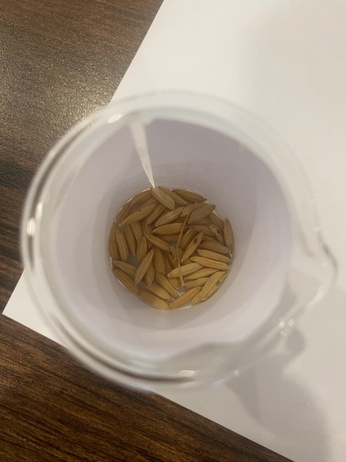
#> input picture CODE/detection_test_images/M0270.jpg, 346 x 462 px, shrunk from 1440 x 1920 before the run, given in place of test1_grain_0010.png, which was not available
$ jupyter execute --allow-errors CLEAN_CROPPED_GRAINS_DEMO.ipynb   (text cells are left out)
#> lines starting #> are read from the running program, lines starting #| are printed output that depends on the picture; after the words box and inside, x2 and y2 are one past the last pixel; in counts of white or black regions, pixels touching at a corner belong together; pictures that were not available may be replaced by others from this repository, and a replacement may not be noted
### CODE/modules/grain_crop_cleaner.py
#!/usr/bin/env python3
# -*- coding: utf-8 -*-
"""
===============================================================================
MODULE: KHỬ NHIỄU, BẺ EO DÍNH & CÔ LẬP HẠT LÚA CHÍNH (GRAIN CROP CLEANER)
===============================================================================
Mục đích:
  - Loại bỏ các mảnh vụn, góc hạt lúa thừa xung quanh hạt lúa chính trong ảnh crop.
  - XỬ LÝ ĐẶC TRỊ TRƯỜNG HỢP HẠT CHÍNH BỊ DÍNH VÀO MẢNH VỤN QUA CẦU PIXEL HẸP (1-5 pixel)
    bằng thuật toán Bẻ cầu nối (Morphological Opening) kết hợp Biến đổi khoảng cách (Distance Transform Watershed).
  - Giữ lại duy nhất 1 đối tượng hạt lúa chủ đạo (nằm ở trung tâm crop và có diện tích lớn nhất).
  - Xuất ra ảnh 4 kênh RGBA với nền trong suốt (Alpha = 0, RGB = [0, 0, 0] cho vùng ngoài).
  - Hỗ trợ xử lý 1 ảnh đơn lẻ hoặc tự động quét đệ quy toàn bộ thư mục dữ liệu OUTPUT_CROPPED_GRAINS.
===============================================================================
"""

from __future__ import annotations

import argparse
import os
import sys
import time
from pathlib import Path
from typing import Any, Dict, List, Optional, Tuple, Union

import cv2
import numpy as np


def imread_unicode(path: Union[str, Path], flags: int = cv2.IMREAD_UNCHANGED) -> Optional[np.ndarray]:
    """
    Đọc file ảnh an toàn trên Windows với đường dẫn Unicode tiếng Việt có dấu.
    """
#> called with flags = -1
    try:
        data = np.fromfile(str(path), dtype=np.uint8)
        if len(data) == 0:
            return None
        return cv2.imdecode(data, flags)
    except Exception:
        return cv2.imread(str(path), flags)
#> returned value is the input picture: shape (462, 346, 3); mean B, G, R 130.1, 145.6, 159.6


# [17 lines left out: function imwrite_unicode, not called in this run]


def sever_bridges_and_isolate_main(
    raw_mask: np.ndarray,
    min_area: int = 20,
    open_ksize: int = 3,
    min_neck_ratio: float = 0.15,
    centrality_weight: float = 2.5,
) -> np.ndarray:
    """
    Thuật toán cắt đứt các cầu nối pixel hẹp (Neck/Bridge Severing) giữa hạt chính và mảnh vụn góc,
    sau đó sử dụng Watershed trên bản đồ khoảng cách (Distance Transform) để mở rộng hạt chính
    về đúng kích thước gốc mà không bị dính lại mảnh vụn.
    """
    h, w = raw_mask.shape[:2]
    if cv2.countNonZero(raw_mask) == 0:
        return raw_mask

    # 1. Biến đổi khoảng cách Euclidean (Distance Transform)
    dist = cv2.distanceTransform(raw_mask, cv2.DIST_L2, 5)
    max_dist = float(dist.max())
    if max_dist <= 1.0:
        return raw_mask

    # 2. Phép toán Mở (Morphological Opening) bẻ gãy các cầu nối hẹp 1-3 pixel
    kernel = cv2.getStructuringElement(cv2.MORPH_ELLIPSE, (open_ksize, open_ksize))
    opened = cv2.morphologyEx(raw_mask, cv2.MORPH_OPEN, kernel)

    # 3. Trích xuất hạt giống lõi (Core Seeds) dựa trên Distance Transform
    # Phần thân hạt lúa dày có giá trị distance cao, phần cầu dính hẹp có distance rất thấp
    _, core_seeds = cv2.threshold(dist, max_dist * min_neck_ratio, 255, cv2.THRESH_BINARY)
    core_seeds = core_seeds.astype(np.uint8)

    # Giao giữa mask đã mở và lõi trung tâm
    refined_seeds = cv2.bitwise_and(opened, core_seeds)

    # 4. Phân tích thành phần liên thông trên các hạt giống đã tách rời
    n_labels, labels, stats, centroids = cv2.connectedComponentsWithStats(refined_seeds, connectivity=8)

    if n_labels <= 1:
        # Fallback thử với opened
        n_labels, labels, stats, centroids = cv2.connectedComponentsWithStats(opened, connectivity=8)

    if n_labels <= 1:
        # Nếu chỉ có 1 khối hoặc không có, trả về mask đóng chuẩn
        kernel_close = cv2.getStructuringElement(cv2.MORPH_ELLIPSE, (3, 3))
        return cv2.morphologyEx(raw_mask, cv2.MORPH_CLOSE, kernel_close)

    # 5. Chấm điểm độ nổi bật (Salient Centrality) để chọn hạt giống của HẠT LÚA CHÍNH
    img_cx = w / 2.0
    img_cy = h / 2.0
    max_d = np.sqrt(img_cx**2 + img_cy**2) + 1e-6

    best_idx = 1
    best_score = -1.0

    for i in range(1, n_labels):
        area = stats[i, cv2.CC_STAT_AREA]
        if area < min_area:
            continue
        cx, cy = centroids[i]
        norm_d = np.sqrt((cx - img_cx)**2 + (cy - img_cy)**2) / max_d
        score = float(area) / (1.0 + centrality_weight * (norm_d ** 2))
        if score > best_score:
            best_score = score
            best_idx = i

    # 6. Watershed trên Inverse Distance Transform để tái tạo viền mịn màng gốc
    # Đánh dấu Marker:
    # Marker = 1: Vùng nền (bên ngoài raw_mask)
    # Marker = 2: Hạt lúa chính
    # Marker = 3, 4, ...: Các mảnh vụn góc
    markers = np.zeros((h, w), dtype=np.int32)
    markers[raw_mask == 0] = 1
    markers[labels == best_idx] = 2

    marker_id = 3
    for i in range(1, n_labels):
        if i != best_idx:
            markers[labels == i] = marker_id
            marker_id += 1

    # Tạo ảnh gradient cho Watershed từ Distance Transform đảo ngược
    dist_norm = cv2.normalize(dist, None, 0, 255, cv2.NORM_MINMAX).astype(np.uint8)
    dist_inv = 255 - dist_norm
    ws_input = cv2.cvtColor(dist_inv, cv2.COLOR_GRAY2BGR)

    cv2.watershed(ws_input, markers)

    # Lấy lưu vực của hạt lúa chính (Marker == 2)
    clean_mask = np.where(markers == 2, 255, 0).astype(np.uint8)

    # Phục hồi viền bị mất do thuật toán watershed (đường biên luôn bị đánh dấu là -1)
    kernel_restore = np.ones((3, 3), np.uint8)
    clean_mask = cv2.bitwise_and(cv2.dilate(clean_mask, kernel_restore, iterations=1), raw_mask)

    # Lấp đầy các lỗ rỗng bên trong thân hạt lúa
    cnts, _ = cv2.findContours(clean_mask, cv2.RETR_EXTERNAL, cv2.CHAIN_APPROX_SIMPLE)
    if cnts:
        cv2.drawContours(clean_mask, cnts, -1, 255, -1)

    return clean_mask


def clean_single_grain_crop(
    image_input: Union[str, Path, np.ndarray],
    output_path: Optional[Union[str, Path]] = None,
    min_area: int = 20,
    centrality_weight: float = 2.5,
    fill_holes: bool = True,
    sever_bridges: bool = True,
    open_ksize: int = 3,
    min_neck_ratio: float = 0.15,
    re_crop: bool = False,
    padding: int = 2,
    **kwargs,
) -> np.ndarray:
    """
    Khử bỏ toàn bộ các đối tượng nhiễu xung quanh trong một ảnh hạt lúa crop,
    kể cả trường hợp hạt chính bị dính vào mảnh vụn qua vài pixel hẹp,
    chỉ giữ lại duy nhất 1 đối tượng hạt lúa chính.

    Parameters
    ----------
    image_input : str, Path hoặc np.ndarray
        Đường dẫn file ảnh hoặc ma trận ảnh (RGBA 4 kênh hoặc BGR 3 kênh).
    output_path : str hoặc Path, optional
        Đường dẫn lưu file ảnh kết quả (.png RGBA). Nếu None thì chỉ trả về ma trận numpy.
    min_area : int, default 20
        Diện tích tối thiểu (pixel) để xét một vùng là đối tượng hợp lệ.
    centrality_weight : float, default 2.5
        Trọng số ưu tiên đối tượng nằm gần tâm ảnh crop (tránh lấy nhầm hạt lúa góc biên).
    fill_holes : bool, default True
        Tự động lấp đầy các lỗ rỗng/vết lõm nhỏ bên trong thân hạt lúa chính.
    sever_bridges : bool, default True
        Bật thuật toán bẻ gãy các cầu nối pixel hẹp (1-5px) dính với mảnh vụn lân cận.
    open_ksize : int, default 3
        Kích thước kernel mở để bẻ cầu nối pixel (3 hoặc 5).
    min_neck_ratio : float, default 0.15
        Tỷ lệ bề dày eo dính so với bề dày lớn nhất của thân hạt (0.10 - 0.25).
    re_crop : bool, default False
        Nếu True: Cắt gọn lại viền ảnh (tight bounding box) ôm sát hạt lúa chính sau khi làm sạch.
        Nếu False: Giữ nguyên kích thước chiều rộng/cao gốc của ảnh crop.
    padding : int, default 2
        Khoảng đệm (pixel) khi re_crop=True.

    Returns
    -------
    np.ndarray
        Ảnh RGBA 4 kênh đã làm sạch, nền trong suốt (Alpha = 0).
    """
#> called with min_area = 20, centrality_weight = 2.5, fill_holes = True, sever_bridges = True, open_ksize = 3, min_neck_ratio = 0.15, re_crop = False, padding = 2
    # 1. Đọc và chuẩn hóa ảnh đầu vào
    if isinstance(image_input, (str, Path)):
        img_raw = imread_unicode(image_input, cv2.IMREAD_UNCHANGED)
        if img_raw is None:
            raise FileNotFoundError(f"Không thể đọc file ảnh tại: {image_input}")
    elif isinstance(image_input, np.ndarray):
        img_raw = image_input.copy()
    else:
        raise ValueError("image_input phải là đường dẫn file (str, Path) hoặc numpy ndarray.")

    is_rgba = (len(img_raw.shape) == 3 and img_raw.shape[2] == 4)
    h, w = img_raw.shape[:2]

    if h == 0 or w == 0:
        return img_raw

    # 2. Trích xuất Binary Mask ban đầu của tiền cảnh
    if is_rgba:
        alpha = img_raw[:, :, 3]
        if np.any(alpha == 0):
            raw_mask = (alpha > 10).astype(np.uint8) * 255
        else:
            gray = cv2.cvtColor(img_raw[:, :, :3], cv2.COLOR_BGR2GRAY)
            _, raw_mask = cv2.threshold(gray, 15, 255, cv2.THRESH_BINARY)
    else:
        gray = cv2.cvtColor(img_raw, cv2.COLOR_BGR2GRAY) if len(img_raw.shape) == 3 else img_raw
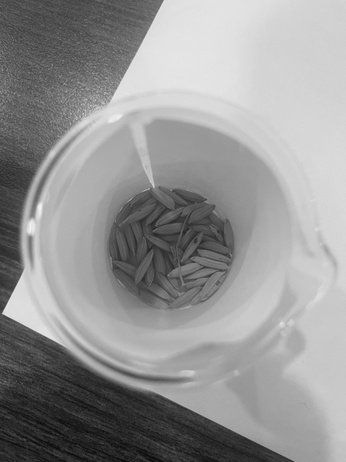
#> gray: shape (462, 346); min 9, max 246, mean 148.1
        _, raw_mask = cv2.threshold(gray, 15, 255, cv2.THRESH_BINARY)
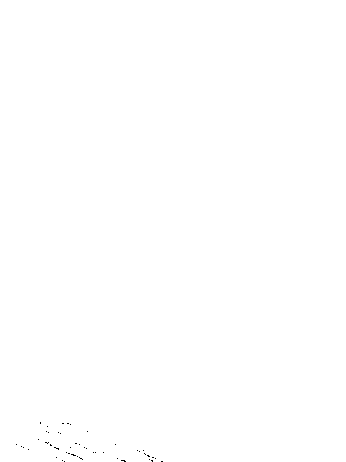
#> raw_mask: shape (462, 346); 99.9% white; black in thin lines or dots, all inside (x1, y1, x2, y2) = (16, 422, 163, 462)

    if cv2.countNonZero(raw_mask) == 0:
        res = cv2.cvtColor(img_raw[:, :, :3] if is_rgba else img_raw, cv2.COLOR_BGR2BGRA)
        res[:, :, :] = 0
        if output_path is not None:
            imwrite_unicode(output_path, res)
        return res

    # 3. Thực hiện bẻ gãy cầu dính & tách hạt chính
    if sever_bridges:
        clean_mask = sever_bridges_and_isolate_main(
            raw_mask=raw_mask,
            min_area=min_area,
            open_ksize=open_ksize,
            min_neck_ratio=min_neck_ratio,
            centrality_weight=centrality_weight,
        )
#> in sever_bridges_and_isolate_main, `dist = cv2.distanceTransform(raw_mask, cv2.DIST_L2, 5)`:
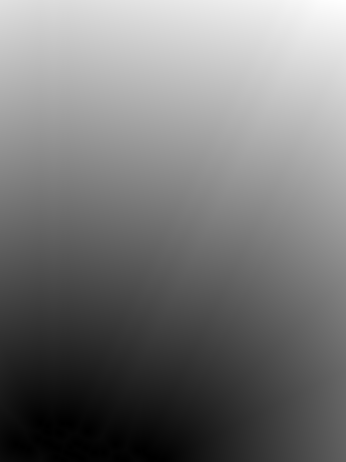
#> dist: shape (462, 346) float32; min 0, max 489.8, mean 230; drawn with min black and max white
#> in sever_bridges_and_isolate_main, `max_dist = float(dist.max())`: max_dist = 489.8
#> in sever_bridges_and_isolate_main, `_, core_seeds = cv2.threshold(dist, max_dist * min_neck_ratio, 255, cv..`:
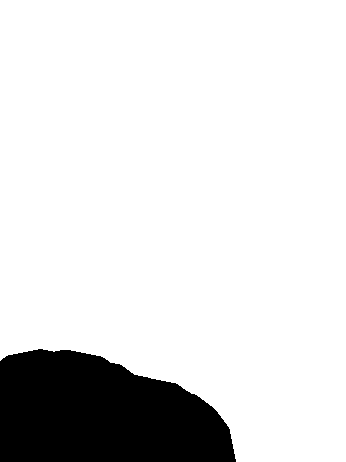
#> core_seeds: shape (462, 346) float32; 86.8% white; 1 black region, box (x1, y1, x2, y2) and area: (0, 349, 236, 462) 21068
#> in sever_bridges_and_isolate_main, `n_labels, labels, stats, centroids = cv2.connectedComponentsWithStats(..`: n_labels = 2; stats = [[0, 349, 236, 113, 21068], [0, 0, 346, 462, 138784]]; centroids = [[101.1, 413.7], [183.3, 202.7]]
#> the loop in sever_bridges_and_isolate_main, `for i in range(1, n_labels):` made 1 pass
#> (area, cx, cy, norm_d, score, best_score) on pass 1: (138784, 183.3, 202.7, 0.104, 135101.6, 135101.6)
#> after the loop in sever_bridges_and_isolate_main, `for i in range(1, n_labels):`: best_idx = 1; best_score = 135101.6
#> after the loop in sever_bridges_and_isolate_main, `for i in range(1, n_labels):`:
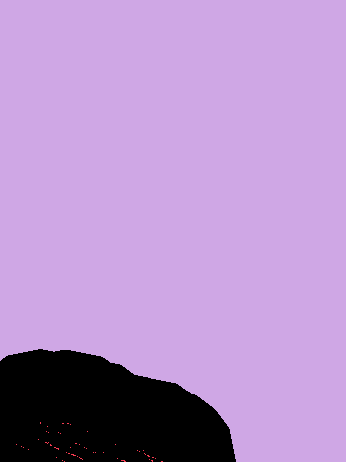
#> markers: shape (462, 346) int32; 3 distinct labels, from 0 to 2; one colour per label, 0 black
#> after the loop in sever_bridges_and_isolate_main, `for i in range(1, n_labels):`: marker_id = 3
#> in sever_bridges_and_isolate_main, `dist_inv = 255 - dist_norm`:
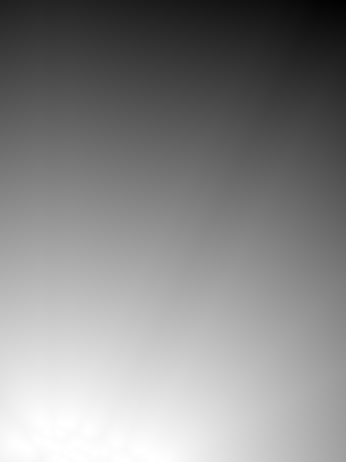
#> dist_inv: shape (462, 346); min 0, max 255, mean 135.7
#> in sever_bridges_and_isolate_main, `clean_mask = np.where(markers == 2, 255, 0).astype(np.uint8)`:
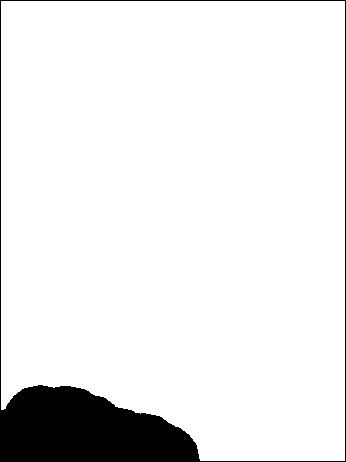
#> clean_mask: shape (462, 346); 91.9% white; 1 black region, box (x1, y1, x2, y2) and area: (0, 0, 346, 462) 12915
#> in sever_bridges_and_isolate_main, `clean_mask = cv2.bitwise_and(cv2.dilate(clean_mask, kernel_restore, it..`:
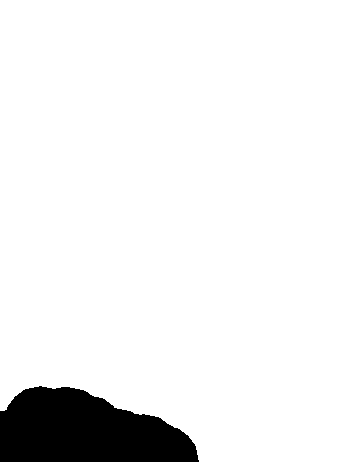
#> clean_mask: shape (462, 346); 93% white; 1 black region
#> in sever_bridges_and_isolate_main, `cnts, _ = cv2.findContours(clean_mask, cv2.RETR_EXTERNAL, cv2.CHAIN_AP..`: cnts = 1 contour; box (x1, y1, x2, y2) and area: (0, 0, 346, 462) 147813
    else:
        kernel = cv2.getStructuringElement(cv2.MORPH_ELLIPSE, (3, 3))
        closed_mask = cv2.morphologyEx(raw_mask, cv2.MORPH_CLOSE, kernel)
        num_labels, labels, stats, centroids = cv2.connectedComponentsWithStats(closed_mask, connectivity=8)

        if num_labels <= 1:
            clean_mask = raw_mask.copy()
        else:
            img_cx = w / 2.0
            img_cy = h / 2.0
            max_dist = np.sqrt(img_cx**2 + img_cy**2) + 1e-6
            best_idx = 1
            best_score = -1.0

            for i in range(1, num_labels):
                area = stats[i, cv2.CC_STAT_AREA]
                if area < min_area:
                    continue
                cx, cy = centroids[i]
                norm_dist = np.sqrt((cx - img_cx)**2 + (cy - img_cy)**2) / max_dist
                score = float(area) / (1.0 + centrality_weight * (norm_dist ** 2))
                if score > best_score:
                    best_score = score
                    best_idx = i

            clean_mask = np.zeros((h, w), dtype=np.uint8)
            clean_mask[labels == best_idx] = 255

    # 4. Lấp đầy lỗ rỗng nếu được yêu cầu
    if fill_holes:
        cnts, _ = cv2.findContours(clean_mask, cv2.RETR_EXTERNAL, cv2.CHAIN_APPROX_SIMPLE)
#> (the rest of the program and of its run is left out)
